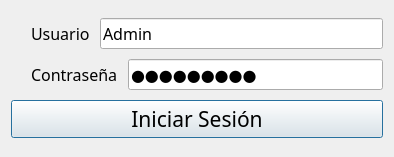
<?xml version="1.0" encoding="UTF-8"?>
<ui version="4.0">
 <class>Form</class>
 <widget class="QWidget" name="Form">
  <property name="geometry">
   <rect>
    <x>0</x>
    <y>0</y>
    <width>394</width>
    <height>157</height>
   </rect>
  </property>
  <property name="font">
   <font>
    <family>Century Gothic</family>
    <pointsize>12</pointsize>
   </font>
  </property>
  <property name="windowTitle">
   <string>ProjectGamma - Login</string>
  </property>
  <layout class="QVBoxLayout" name="verticalLayout_3">
   <item>
    <layout class="QVBoxLayout" name="verticalLayout_2" stretch="0,0,0">
     <property name="spacing">
      <number>10</number>
     </property>
     <property name="sizeConstraint">
      <enum>QLayout::SetDefaultConstraint</enum>
     </property>
     <item>
      <layout class="QHBoxLayout" name="horizontalLayout">
       <property name="spacing">
        <number>10</number>
       </property>
       <property name="sizeConstraint">
        <enum>QLayout::SetDefaultConstraint</enum>
       </property>
       <property name="leftMargin">
        <number>20</number>
       </property>
       <item>
        <widget class="QLabel" name="label">
         <property name="font">
          <font>
           <family>Century Gothic</family>
           <pointsize>12</pointsize>
           <weight>50</weight>
           <bold>false</bold>
          </font>
         </property>
         <property name="text">
          <string>Usuario</string>
         </property>
        </widget>
       </item>
       <item>
        <widget class="QLineEdit" name="userField">
         <property name="font">
          <font>
           <family>Century Gothic</family>
           <pointsize>12</pointsize>
          </font>
         </property>
         <property name="text">
          <string>Admin</string>
         </property>
        </widget>
       </item>
      </layout>
     </item>
     <item>
      <layout class="QHBoxLayout" name="horizontalLayout_2" stretch="0,0">
       <property name="spacing">
        <number>10</number>
       </property>
       <property name="sizeConstraint">
        <enum>QLayout::SetDefaultConstraint</enum>
       </property>
       <property name="leftMargin">
        <number>20</number>
       </property>
       <item>
        <widget class="QLabel" name="label_2">
         <property name="font">
          <font>
           <family>Century Gothic</family>
           <pointsize>12</pointsize>
           <weight>50</weight>
           <bold>false</bold>
          </font>
         </property>
         <property name="text">
          <string>Contraseña</string>
         </property>
        </widget>
       </item>
       <item>
        <widget class="QLineEdit" name="passwordField">
         <property name="font">
          <font>
           <family>Century Gothic</family>
           <pointsize>12</pointsize>
          </font>
         </property>
         <property name="text">
          <string>julian345</string>
         </property>
         <property name="echoMode">
          <enum>QLineEdit::Password</enum>
         </property>
        </widget>
       </item>
      </layout>
     </item>
     <item>
      <widget class="QPushButton" name="loginButton">
       <property name="font">
        <font>
         <family>Century Gothic</family>
         <pointsize>16</pointsize>
        </font>
       </property>
       <property name="text">
        <string>Iniciar Sesión</string>
       </property>
       <property name="autoDefault">
        <bool>true</bool>
       </property>
       <property name="default">
        <bool>true</bool>
       </property>
      </widget>
     </item>
    </layout>
   </item>
  </layout>
 </widget>
 <resources/>
 <connections/>
</ui>
